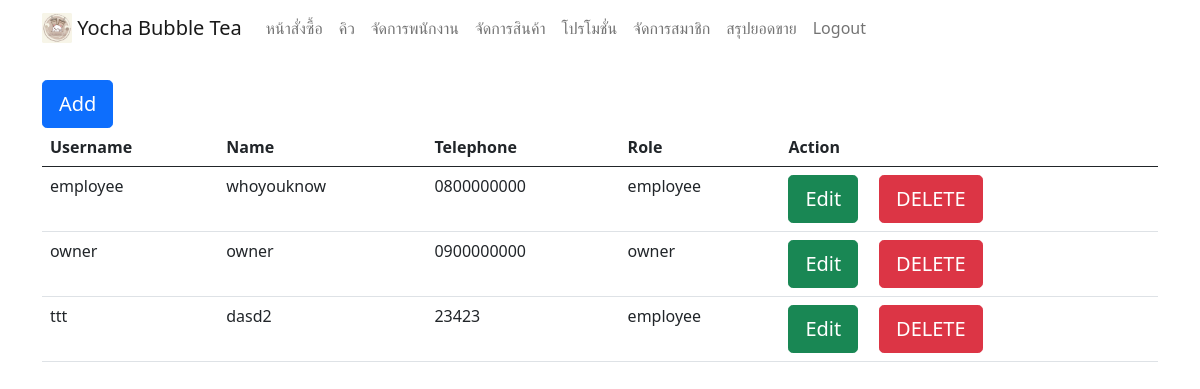
The app's page /owner/manage_employee.php (signed in), older data.
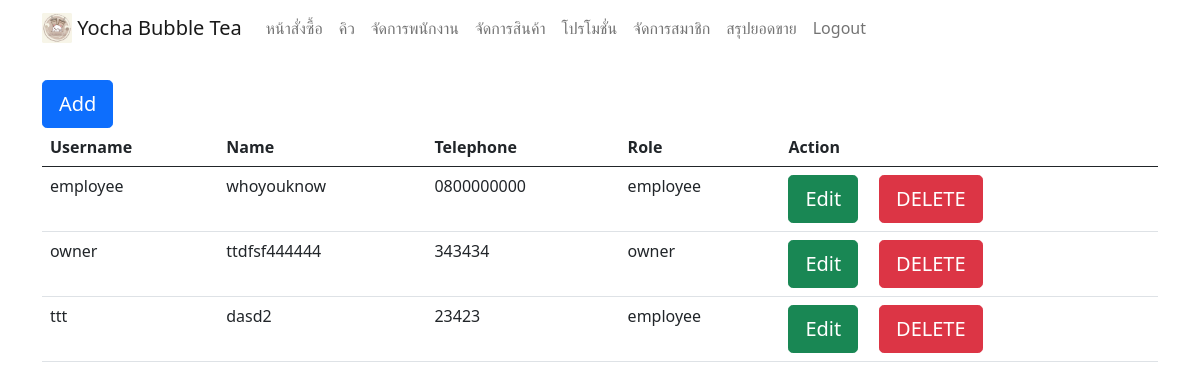
The same page, newer data.
### tables this page shows
CREATE TABLE `employees` (
  `employee_id` int(11) NOT NULL,
  `username` varchar(30) NOT NULL,
  `password` varchar(30) NOT NULL,
  `name` varchar(50) NOT NULL,
  `address` varchar(200) NOT NULL,
  `telephone` varchar(15) NOT NULL,
  `line_id` varchar(50) NOT NULL,
  `code_employee` varchar(15) NOT NULL,
  `status` varchar(20) NOT NULL
);

### owner/manage_employee.php (the view, shortened to what this page needs)
<?php
include("navbar_owner.php");
include ("../connection.php");
$sql = "SELECT * FROM employees";
$result = $conn->query($sql);
if ($result->num_rows > 0) {
    echo "<div class='container'>";
    echo "<br>";
    echo "<a href='add_employee.php'><button type='button'  class='btn btn-primary btn-lg'>Add</button> </a>";
    echo "<div class='table-responsive'>";
    echo "<table class='table '>";
    echo "<thead><tr><th>Username</th><th>Name</th><th>Telephone</th><th>Role</th><th>Action</th></tr></thead>";
    echo "<tbody>";
    while($row = $result->fetch_assoc()) {
        echo "<tr><td>".$row["username"]."</td><td>".$row["name"]."</td><td>".$row["telephone"]."</td><td>".$row["status"]."</td>
        <td>
        <a href='edit_employee.php?id=".$row["employee_id"]."'><button type='button'  class='btn btn-success btn-lg'>Edit</button></a>
        &nbsp;&nbsp;&nbsp;
        <a onclick='return confirmDelete();' href='delete_employee.php?id=".$row["employee_id"]."'><button type='button' class='btn btn-danger btn-lg'>DELETE</button></a></td></tr>";
    }
    echo "</tbody>";
    echo "</table>";
    echo "</div>";
    echo "</div>";
} else {
    echo "0 results";
}
?>

Row changes from the older to the newer data that the page shows:
changed employees "owner": name "owner" → "ttdfsf444444"; telephone "0900000000" → "343434"
